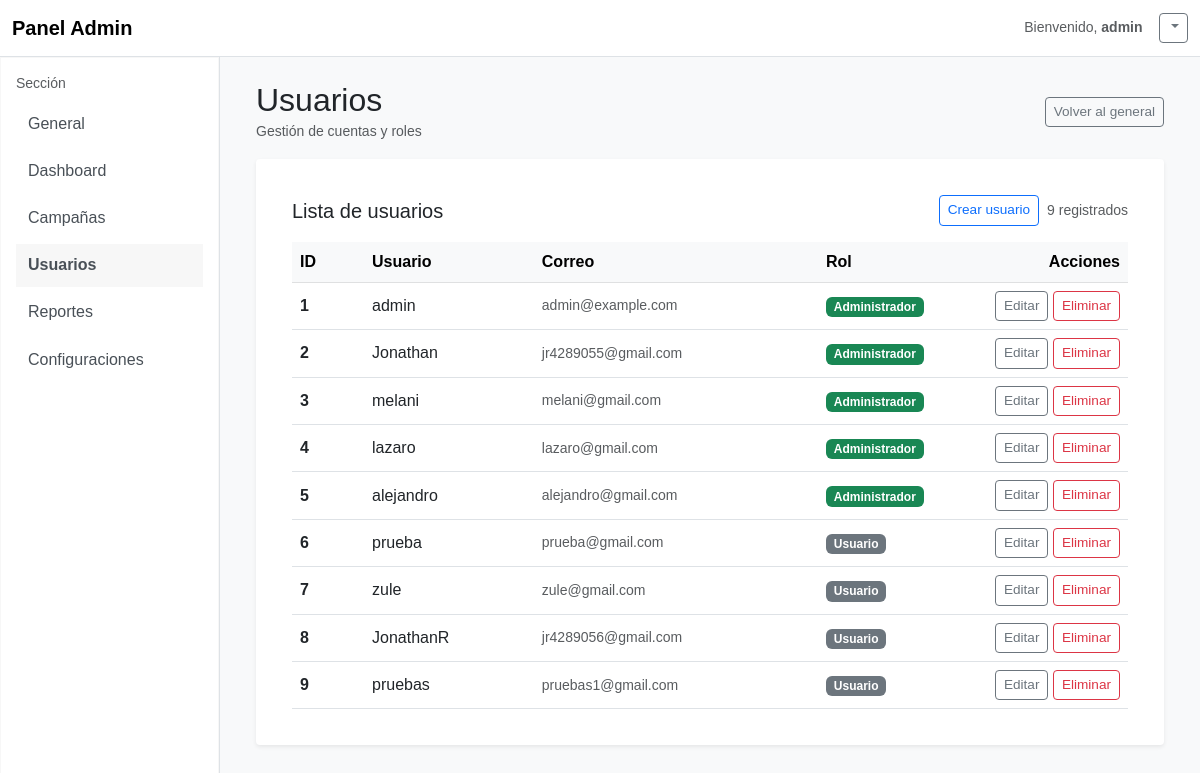
/admin/users (signed in), run on the app's committed database.
### app/models.py (models this page shows, shortened)
class Usuario(db.Model):  # type: ignore
    id = db.Column(db.Integer, primary_key=True)
    username = db.Column(db.String(80), unique=True, nullable=False)
    email = db.Column(db.String(120), unique=True, nullable=True)
    password_hash = db.Column(db.String(128), nullable=True)
    role = db.Column(db.String(20), default='user')

### app/admin_routes.py (the view)
@admin_bp.route('/admin/users')
def admin_users():
    if session.get('logged_in') and session.get('role') == 'admin':
        users = Usuario.query.all()
        return render_template('admin/admin_users.html', admin_user=session.get('username'), users=users)
    flash("Debe iniciar sesión como administrador", "error")
    return redirect(url_for('main.login'))

### app/templates/admin/admin_users.html (shortened to what this page needs)
{% extends 'admin/admin_base.html' %}
{% block content %}
<div class="d-flex justify-content-between align-items-center mb-3">
  <div>
    <h2 class="mb-0">Usuarios</h2>
    <small class="text-muted">Gestión de cuentas y roles</small>
  </div>
  <div>
    <a href="{{ url_for('admin.admin') }}" class="btn btn-outline-secondary btn-sm">Volver al general</a>
  </div>
</div>
<div class="row g-3">
  <div class="col-12">
    <div class="card shadow-sm">
      <div class="card-body">
        <div class="d-flex justify-content-between align-items-center mb-3">
          <h5 class="mb-0">Lista de usuarios</h5>
          <div class="d-flex align-items-center gap-2">
            <button type="button" class="btn btn-sm btn-outline-primary" data-bs-toggle="modal" data-bs-target="#addUserModal">Crear usuario</button>
            <small class="text-muted">{{ users|length if users is defined else 0 }} registrados</small>
          </div>
        </div>
        <div class="table-responsive">
          <table class="table table-hover align-middle mb-0">
            <thead class="table-light">
              <tr>
                <th style="width:72px;">ID</th>
                <th>Usuario</th>
                <th>Correo</th>
                <th style="width:140px;">Rol</th>
                <th class="text-end" style="width:170px;">Acciones</th>
              </tr>
            </thead>
            <tbody>
              {% if users is defined and users %}
                {% for user in users %}
                  <tr>
                    <td class="fw-semibold">{{ user.id }}</td>
                    <td>{{ user.username }}</td>
                    <td class="text-muted small">{{ user.email or '—' }}</td>
                    <td>
                      {% if user.role == 'admin' %}
                        <span class="badge bg-success">Administrador</span>
                      {% else %}
                        <span class="badge bg-secondary">Usuario</span>
                      {% endif %}
                    </td>
                    <td class="text-end">
                      <a href="{{ url_for('admin.edit_user', user_id=user.id) }}" class="btn btn-sm btn-outline-secondary">Editar</a>
                      <form action="{{ url_for('admin.delete_user', user_id=user.id) }}" method="POST" class="d-inline" onsubmit="return confirm('¿Eliminar usuario?');">
                        <button class="btn btn-sm btn-outline-danger">Eliminar</button>
                      </form>
                    </td>
                  </tr>
                {% endfor %}
              {% else %}
                <tr>
                  <td colspan="5" class="text-center text-muted py-4">No hay usuarios registrados</td>
                </tr>
              {% endif %}
            </tbody>
          </table>
        </div>
      </div>
    </div>
  </div>
</div>
{% endblock %}

### app/static/css/admin.css (style rules this page uses)
body { font-family: Arial, sans-serif; margin: 0; padding: 0; background-color: #f4f4f4; }
a { text-decoration: none; }
.card { border: 0; border-radius: 0.5rem; box-shadow: 0 6px 18px rgba(18,38,63,0.04); }
.table td, .table th { vertical-align: middle; }
.btn-sm { padding: .25rem .5rem; font-size: .85rem; }
h2 { margin-bottom: 0.75rem; }
.dashboard-card, .card, .report-card { background-color: #ffffff; border-radius: 4px; padding: 20px; margin-bottom: 20px; box-shadow: 0 2px 4px rgba(0,0,0,0.1); }
form { margin-top: 20px; }
form button, .btn-submit { background-color: #1A2734; color: #fff; border: none; padding: 10px 20px; border-radius: 4px; cursor: pointer; font-size: 16px; }

### data on the page
Usuario: id "1", username "admin", email "admin@example.com", role "Administrador"
Usuario: id "2", username "Jonathan", email "jr4289055@gmail.com", role "Administrador"
Usuario: id "3", username "melani", email "melani@gmail.com", role "Administrador"
Usuario: id "4", username "lazaro", email "lazaro@gmail.com", role "Administrador"
Usuario: id "5", username "alejandro", email "alejandro@gmail.com", role "Administrador"
Usuario: id "6", username "prueba", email "prueba@gmail.com", role "Usuario"
Usuario: id "7", username "zule", email "zule@gmail.com", role "Usuario"
Usuario: id "8", username "JonathanR", email "jr4289056@gmail.com", role "Usuario"
Usuario: id "9", username "pruebas", email "pruebas1@gmail.com", role "Usuario"

### other printed values
{{ session.get('username') or 'Admin' }} "admin"
{{ users|length if users is defined else 0 }} "9"
